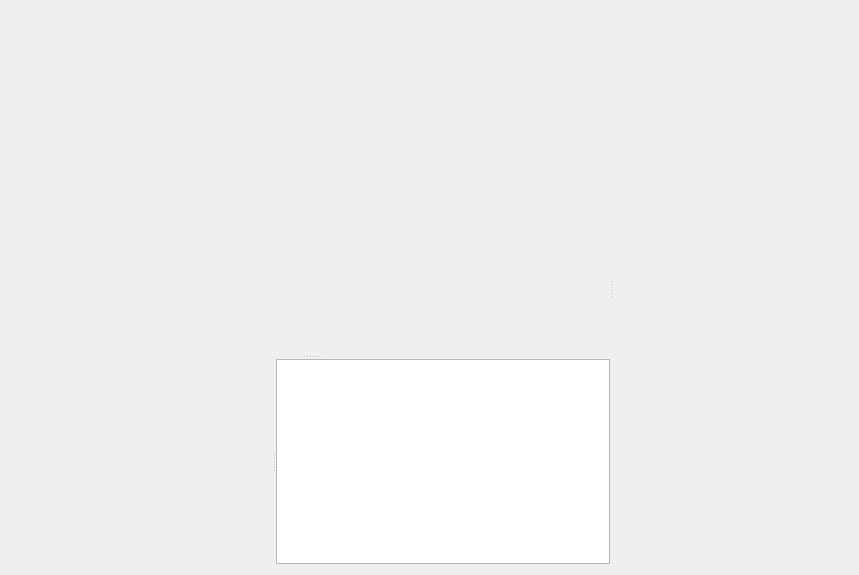
<?xml version="1.0" encoding="UTF-8"?>
<ui version="4.0">
 <class>GrandPrix</class>
 <widget class="QMainWindow" name="GrandPrix">
  <property name="geometry">
   <rect>
    <x>0</x>
    <y>0</y>
    <width>859</width>
    <height>575</height>
   </rect>
  </property>
  <property name="windowTitle">
   <string>GrandPrix</string>
  </property>
  <widget class="QWidget" name="centralWidget">
   <layout class="QGridLayout" name="gridLayout">
    <item row="0" column="1">
     <widget class="QSplitter" name="splitter_5">
      <property name="orientation">
       <enum>Qt::Horizontal</enum>
      </property>
      <widget class="QSplitter" name="splitter_4">
       <property name="sizePolicy">
        <sizepolicy hsizetype="Preferred" vsizetype="Preferred">
         <horstretch>0</horstretch>
         <verstretch>0</verstretch>
        </sizepolicy>
       </property>
       <property name="minimumSize">
        <size>
         <width>0</width>
         <height>551</height>
        </size>
       </property>
       <property name="orientation">
        <enum>Qt::Vertical</enum>
       </property>
       <widget class="QWidget" name="layoutWidget">
        <layout class="QVBoxLayout" name="verticalLayout">
         <property name="sizeConstraint">
          <enum>QLayout::SetDefaultConstraint</enum>
         </property>
         <item>
          <widget class="GPMapView" name="mapview" native="true">
           <property name="sizePolicy">
            <sizepolicy hsizetype="Preferred" vsizetype="Preferred">
             <horstretch>0</horstretch>
             <verstretch>0</verstretch>
            </sizepolicy>
           </property>
           <property name="minimumSize">
            <size>
             <width>0</width>
             <height>300</height>
            </size>
           </property>
          </widget>
         </item>
        </layout>
       </widget>
       <widget class="QSplitter" name="splitter">
        <property name="orientation">
         <enum>Qt::Horizontal</enum>
        </property>
        <widget class="QSplitter" name="splitter_2">
         <property name="sizePolicy">
          <sizepolicy hsizetype="Preferred" vsizetype="Preferred">
           <horstretch>0</horstretch>
           <verstretch>0</verstretch>
          </sizepolicy>
         </property>
         <property name="orientation">
          <enum>Qt::Vertical</enum>
         </property>
         <widget class="QSplitter" name="splitter_3">
          <property name="orientation">
           <enum>Qt::Horizontal</enum>
          </property>
          <widget class="GPMapView" name="driverview" native="true">
           <property name="sizePolicy">
            <sizepolicy hsizetype="Preferred" vsizetype="Preferred">
             <horstretch>0</horstretch>
             <verstretch>0</verstretch>
            </sizepolicy>
           </property>
           <property name="minimumSize">
            <size>
             <width>200</width>
             <height>200</height>
            </size>
           </property>
          </widget>
          <widget class="QPlainTextEdit" name="log">
           <property name="sizePolicy">
            <sizepolicy hsizetype="Preferred" vsizetype="Preferred">
             <horstretch>0</horstretch>
             <verstretch>0</verstretch>
            </sizepolicy>
           </property>
           <property name="readOnly">
            <bool>true</bool>
           </property>
           <property name="plainText">
            <string/>
           </property>
          </widget>
         </widget>
        </widget>
       </widget>
      </widget>
      <widget class="GPControlView" name="controlview" native="true"/>
     </widget>
    </item>
   </layout>
  </widget>
 </widget>
 <layoutdefault spacing="6" margin="11"/>
 <customwidgets>
  <customwidget>
   <class>GPControlView</class>
   <extends>QWidget</extends>
   <header>gpcontrolview.h</header>
   <container>1</container>
  </customwidget>
  <customwidget>
   <class>GPMapView</class>
   <extends>QWidget</extends>
   <header>gpmapview.h</header>
   <container>1</container>
  </customwidget>
 </customwidgets>
 <tabstops>
  <tabstop>log</tabstop>
 </tabstops>
 <resources/>
 <connections/>
 <designerdata>
  <property name="gridDeltaX">
   <number>10</number>
  </property>
  <property name="gridDeltaY">
   <number>10</number>
  </property>
  <property name="gridSnapX">
   <bool>true</bool>
  </property>
  <property name="gridSnapY">
   <bool>true</bool>
  </property>
  <property name="gridVisible">
   <bool>true</bool>
  </property>
 </designerdata>
</ui>
